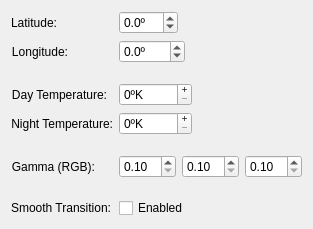
<?xml version="1.0" encoding="UTF-8"?>
<ui version="4.0">
 <class>RedshiftConfig</class>
 <widget class="QWidget" name="RedshiftConfig">
  <property name="geometry">
   <rect>
    <x>0</x>
    <y>0</y>
    <width>304</width>
    <height>213</height>
   </rect>
  </property>
  <property name="windowTitle">
   <string>Form</string>
  </property>
  <layout class="QFormLayout" name="formLayout">
   <property name="fieldGrowthPolicy">
    <enum>QFormLayout::ExpandingFieldsGrow</enum>
   </property>
   <property name="verticalSpacing">
    <number>-1</number>
   </property>
   <item row="1" column="0">
    <widget class="QLabel" name="lbLatitude">
     <property name="locale">
      <locale language="English" country="UnitedStates"/>
     </property>
     <property name="text">
      <string>Latitude:</string>
     </property>
     <property name="alignment">
      <set>Qt::AlignRight|Qt::AlignTrailing|Qt::AlignVCenter</set>
     </property>
    </widget>
   </item>
   <item row="1" column="1">
    <widget class="QDoubleSpinBox" name="kcfg_latitude">
     <property name="buttonSymbols">
      <enum>QAbstractSpinBox::UpDownArrows</enum>
     </property>
     <property name="suffix">
      <string>º</string>
     </property>
     <property name="decimals">
      <number>1</number>
     </property>
     <property name="minimum">
      <double>-90.000000000000000</double>
     </property>
     <property name="maximum">
      <double>90.000000000000000</double>
     </property>
     <property name="singleStep">
      <double>0.100000000000000</double>
     </property>
    </widget>
   </item>
   <item row="3" column="0">
    <widget class="QLabel" name="lbLongitude">
     <property name="locale">
      <locale language="English" country="UnitedStates"/>
     </property>
     <property name="text">
      <string>Longitude:</string>
     </property>
     <property name="alignment">
      <set>Qt::AlignRight|Qt::AlignTrailing|Qt::AlignVCenter</set>
     </property>
    </widget>
   </item>
   <item row="3" column="1">
    <widget class="QDoubleSpinBox" name="kcfg_longitude">
     <property name="suffix">
      <string>º</string>
     </property>
     <property name="decimals">
      <number>1</number>
     </property>
     <property name="minimum">
      <double>-180.000000000000000</double>
     </property>
     <property name="maximum">
      <double>180.000000000000000</double>
     </property>
     <property name="singleStep">
      <double>0.100000000000000</double>
     </property>
    </widget>
   </item>
   <item row="4" column="1">
    <spacer name="verticalSpacer">
     <property name="orientation">
      <enum>Qt::Vertical</enum>
     </property>
     <property name="sizeType">
      <enum>QSizePolicy::Fixed</enum>
     </property>
     <property name="sizeHint" stdset="0">
      <size>
       <width>20</width>
       <height>8</height>
      </size>
     </property>
    </spacer>
   </item>
   <item row="5" column="0">
    <widget class="QLabel" name="lbDayTemp">
     <property name="locale">
      <locale language="English" country="UnitedStates"/>
     </property>
     <property name="text">
      <string>Day Temperature:</string>
     </property>
     <property name="alignment">
      <set>Qt::AlignRight|Qt::AlignTrailing|Qt::AlignVCenter</set>
     </property>
    </widget>
   </item>
   <item row="5" column="1">
    <widget class="QSpinBox" name="kcfg_dayTemp">
     <property name="toolTip">
      <string>Day temperature. Neutral is 6500</string>
     </property>
     <property name="buttonSymbols">
      <enum>QAbstractSpinBox::PlusMinus</enum>
     </property>
     <property name="suffix">
      <string>ºK</string>
     </property>
     <property name="maximum">
      <number>15000</number>
     </property>
    </widget>
   </item>
   <item row="7" column="0">
    <widget class="QLabel" name="lbNightTemp">
     <property name="locale">
      <locale language="English" country="UnitedStates"/>
     </property>
     <property name="text">
      <string>Night Temperature:</string>
     </property>
     <property name="alignment">
      <set>Qt::AlignRight|Qt::AlignTrailing|Qt::AlignVCenter</set>
     </property>
    </widget>
   </item>
   <item row="7" column="1">
    <widget class="QSpinBox" name="kcfg_nightTemp">
     <property name="toolTip">
      <string>Night temperature. Recommended is 4500 for Redshift and 3400 for F.lux</string>
     </property>
     <property name="buttonSymbols">
      <enum>QAbstractSpinBox::PlusMinus</enum>
     </property>
     <property name="suffix">
      <string>ºK</string>
     </property>
     <property name="maximum">
      <number>15000</number>
     </property>
    </widget>
   </item>
   <item row="8" column="1">
    <spacer name="verticalSpacer_3">
     <property name="orientation">
      <enum>Qt::Vertical</enum>
     </property>
     <property name="sizeType">
      <enum>QSizePolicy::Fixed</enum>
     </property>
     <property name="sizeHint" stdset="0">
      <size>
       <width>20</width>
       <height>8</height>
      </size>
     </property>
    </spacer>
   </item>
   <item row="9" column="0">
    <widget class="QLabel" name="lbGamma">
     <property name="toolTip">
      <string>Additional gamma correction (default is 1:1:1)</string>
     </property>
     <property name="text">
      <string>Gamma (RGB):</string>
     </property>
     <property name="alignment">
      <set>Qt::AlignRight|Qt::AlignTrailing|Qt::AlignVCenter</set>
     </property>
    </widget>
   </item>
   <item row="9" column="1">
    <layout class="QHBoxLayout" name="horizontalLayout">
     <item>
      <widget class="QDoubleSpinBox" name="kcfg_gammaR">
       <property name="toolTip">
        <string>Gamma correction (Red)</string>
       </property>
       <property name="minimum">
        <double>0.100000000000000</double>
       </property>
       <property name="maximum">
        <double>10.000000000000000</double>
       </property>
       <property name="singleStep">
        <double>0.100000000000000</double>
       </property>
      </widget>
     </item>
     <item>
      <widget class="QDoubleSpinBox" name="kcfg_gammaG">
       <property name="toolTip">
        <string>Gamma correction (Green)</string>
       </property>
       <property name="minimum">
        <double>0.100000000000000</double>
       </property>
       <property name="maximum">
        <double>10.090000000000000</double>
       </property>
       <property name="singleStep">
        <double>0.100000000000000</double>
       </property>
      </widget>
     </item>
     <item>
      <widget class="QDoubleSpinBox" name="kcfg_gammaB">
       <property name="toolTip">
        <string>Gamma correction (Blue)</string>
       </property>
       <property name="minimum">
        <double>0.100000000000000</double>
       </property>
       <property name="maximum">
        <double>10.000000000000000</double>
       </property>
       <property name="singleStep">
        <double>0.100000000000000</double>
       </property>
      </widget>
     </item>
    </layout>
   </item>
   <item row="10" column="1">
    <spacer name="verticalSpacer_4">
     <property name="orientation">
      <enum>Qt::Vertical</enum>
     </property>
     <property name="sizeType">
      <enum>QSizePolicy::Fixed</enum>
     </property>
     <property name="sizeHint" stdset="0">
      <size>
       <width>20</width>
       <height>8</height>
      </size>
     </property>
    </spacer>
   </item>
   <item row="11" column="0">
    <widget class="QLabel" name="lbGamma_2">
     <property name="toolTip">
      <string>Additional gamma correction (default is 1:1:1)</string>
     </property>
     <property name="text">
      <string>Smooth Transition:</string>
     </property>
     <property name="alignment">
      <set>Qt::AlignRight|Qt::AlignTrailing|Qt::AlignVCenter</set>
     </property>
    </widget>
   </item>
   <item row="11" column="1">
    <widget class="QCheckBox" name="kcfg_smooth">
     <property name="toolTip">
      <string>Check this if you want smooth transitions</string>
     </property>
     <property name="text">
      <string>Enabled</string>
     </property>
    </widget>
   </item>
  </layout>
 </widget>
 <resources/>
 <connections/>
</ui>
